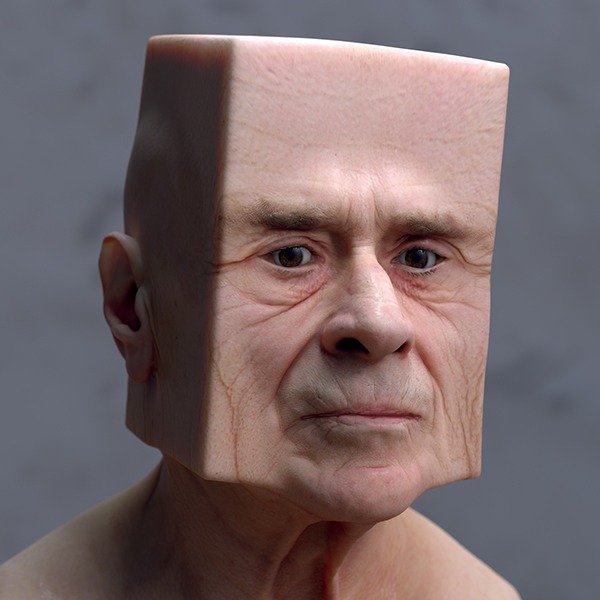
//> input picture tools_cv/capture.jpg, 600 x 600 px
$ ./objdetect_capture   (built with g++ and OpenCV 4)
//> lines starting //> are read from the running program, lines starting //| are printed output that depends on the picture; after the words box and inside, x2 and y2 are one past the last pixel; in counts of white or black regions, pixels touching at a corner belong together
#include <opencv2/objdetect/objdetect.hpp>
#include <opencv2/highgui/highgui.hpp>
#include <opencv2/imgproc/imgproc.hpp>
#include <opencv2/video/video.hpp>

#include <opencv/cv.h>
#include <opencv/highgui.h>

#include <iostream>
#include <stdio.h>
#include <time.h>
#include <ctime>
using namespace std;
using namespace cv;

/** Function Headers */
void detectAndDisplay( Mat frame );

/** Global variables */
String face_cascade_name = "haarcascade_frontalface_alt.xml";
CascadeClassifier face_cascade;
string window_name = "Capture - Face detection";
RNG rng(12345);

/** @function main */
int main( int argc, const char** argv )
{
  CvCapture* capture;
  IplImage* ipl_frame;
  Mat frame;

  //-- 1. Load the cascades
  if( !face_cascade.load( face_cascade_name ) ){ printf("--(!)Error loading\n"); return -1; };

  ipl_frame= cvLoadImage( "capture.jpg" , 1|CV_LOAD_IMAGE_ANYDEPTH );
//> ipl_frame is the input picture: 600 rows x 600 cols, CV_8UC3; mean B, G, R 104.4, 102.4, 118.5
  frame = cvarrToMat( ipl_frame );

  //-- 3. Apply the classifier to the frame
  if( !frame.empty() )
  { detectAndDisplay( frame ); }
  else
  { printf(" --(!) No captured frame -- Break!"); }

  cvWaitKey(0);

  return 0;
 }

/** @function detectAndDisplay */
void detectAndDisplay( Mat frame )
{
  std::vector<Rect> faces;
  Mat frame_gray;

  cvtColor( frame, frame_gray, CV_BGR2GRAY );
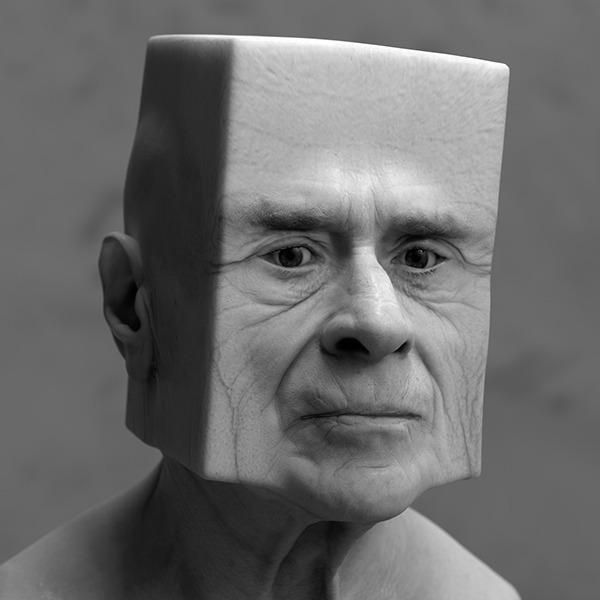
//> frame_gray: 600 rows x 600 cols, CV_8UC1; min 0, max 255, mean 107.4

  equalizeHist( frame_gray, frame_gray );
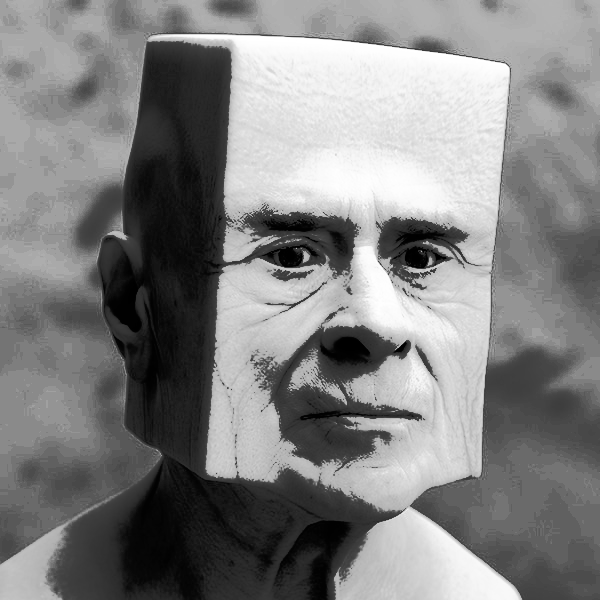
//> frame_gray: 600 rows x 600 cols, CV_8UC1; min 0, max 255, mean 129.7

  //-- Detect faces
  face_cascade.detectMultiScale( frame_gray, faces, 1.1, 2, 0|CV_HAAR_SCALE_IMAGE, Size(30, 30) );
//> faces = 1 Rect (x, y, width, height): [175, 106, 369, 369]

  for( size_t i = 0; i < faces.size(); i++ )
  {
    Point center( faces[i].x + faces[i].width*0.5, faces[i].y + faces[i].height*0.5 );
    ellipse( frame, center, Size( faces[i].width*0.5, faces[i].height*0.5), 0, 0, 360, Scalar( 255, 0, 255 ), 4, 8, 0 );

    Mat faceROI = frame_gray( faces[i] );
    std::vector<Rect> eyes;

  }
//> this loop made 1 pass
//> center on pass 1: Point(359, 290)
//> pass 1, in detectAndDisplay, `Mat faceROI = frame_gray( faces[i] );`:
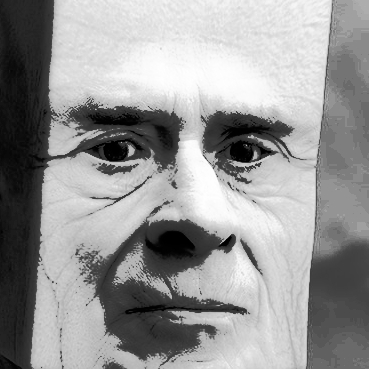
//> faceROI: 369 rows x 369 cols, CV_8UC1; min 0, max 254, mean 150.8
//> after the loop:
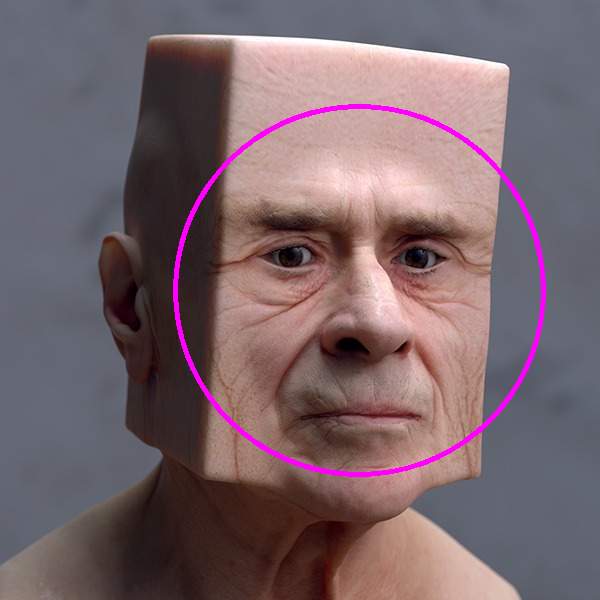
//> frame: 600 rows x 600 cols, CV_8UC3; 1.6% of pixels changed, all inside (x1, y1, x2, y2) = (173, 104, 546, 477)

  //-- Show what you got
  imshow( window_name, frame );

 }
